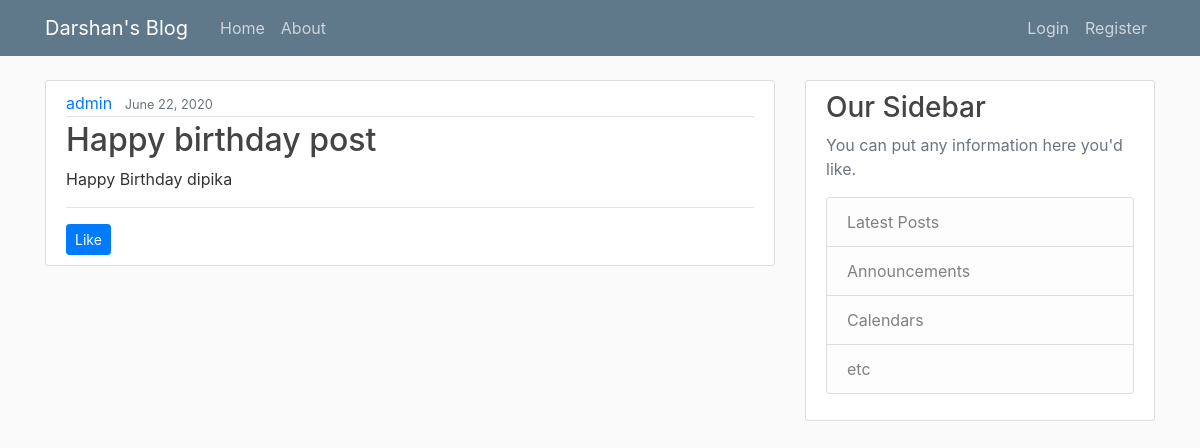
/post/21/, run on the app's committed database.
### blog/models.py (models this page shows, shortened)
class Post(models.Model):
    title = models.CharField(max_length=100)
    content = models.TextField()
    date_posted = models.DateTimeField(default=timezone.now)
    author = models.ForeignKey(User, on_delete=models.CASCADE)
    likes = models.ManyToManyField(User, related_name='blog_posts')

### blog/views.py (the view)
# urls.py: path('post/<int:pk>/', PostDetailView.as_view(), name='post-detail'),
class PostDetailView(DetailView):
    model = Post

### blog/templates/blog/post_detail.html (shortened to what this page needs)
{% extends "blog/base.html" %}
{% block content %}
    <article class="media content-section">
        <div class="media-body">
          <div class="article-metadata">
            <a class="mr-2" href="#">{{ object.author }}</a>
            <small class="text-muted">{{ object.date_posted|date:"F d, Y" }}</small>
          </div>
          <h2 class="article-title">{{ object.title }}</h2>
          <p class="article-content">{{ object.content }}</p>
          <hr>
          <form action="{% url 'like_post' post.pk %}" method="post">
            <button class="btn btn-primary btn-sm" type="submit" name="post_id" value="{{ post.id }}">Like</button>
          </form>
        </div>
    </article>
{% endblock content %}

### blog/static/blog/main.css (style rules this page uses)
body { background: #fafafa; color: #333333; margin-top: 5rem; }
h1, h2, h3, h4, h5, h6 { color: #444444; }
.content-section { background: #ffffff; padding: 10px 20px; border: 1px solid #dddddd; border-radius: 3px; margin-bottom: 20px; }
.article-title { color: #444444; }
.article-content { white-space: pre-line; }
.article-metadata { padding-bottom: 1px; margin-bottom: 4px; border-bottom: 1px solid #e3e3e3 }

### data on the page
Post: author "admin", date_posted "June 22, 2020", title "Happy birthday post", content "Happy Birthday dipika"
